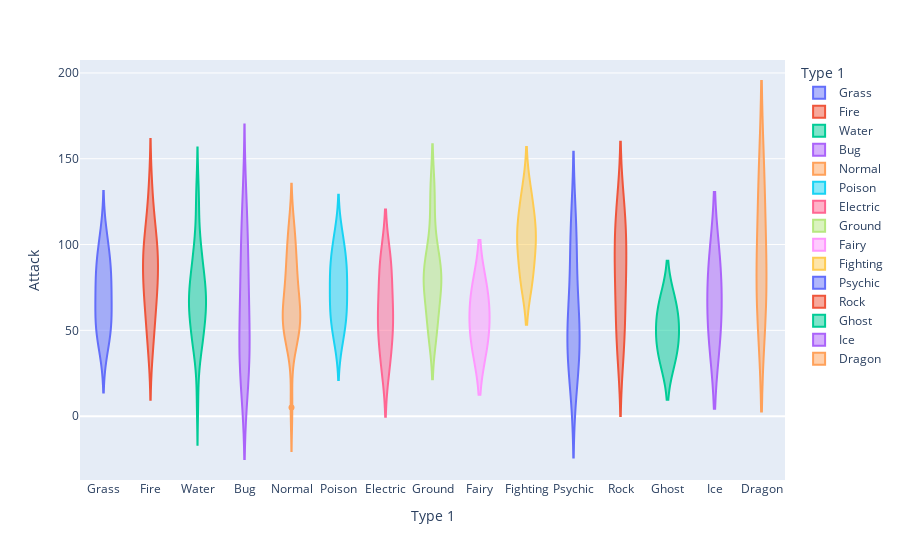

The code cell stored with this chart in its notebook:
### Code cell
fig=px.violin(df,x='Type 1',y='Attack',color='Type 1')
fig.show()

### Figure 1 — Plotly figure (JSON) as saved in the notebook; plotly's stock layout.template omitted (floating-point values rounded to 4 significant figures)
{"data": [{"alignmentgroup": "True", "box": {"visible": false}, "hovertemplate": "Type 1=%{x}<br>Attack=%{y}<extra></extra>", "legendgroup": "Grass", "marker": {"color": "#636efa"}, "name": "Grass", "offsetgroup": "Grass", "orientation": "v", "scalegroup": "True", "showlegend": true, "type": "violin", "x": ["Grass", "Grass", "Grass", "Grass", "Grass", "Grass", "Grass", "Grass", "Grass", "Grass", "Grass", "Grass"], "x0": " ", "xaxis": "x", "y": [49, 62, 82, 50, 65, 80, 75, 90, 105, 40, 95, 55], "y0": " ", "yaxis": "y"}, {"alignmentgroup": "True", "box": {"visible": false}, "hovertemplate": "Type 1=%{x}<br>Attack=%{y}<extra></extra>", "legendgroup": "Fire", "marker": {"color": "#EF553B"}, "name": "Fire", "offsetgroup": "Fire", "orientation": "v", "scalegroup": "True", "showlegend": true, "type": "violin", "x": ["Fire", "Fire", "Fire", "Fire", "Fire", "Fire", "Fire", "Fire", "Fire", "Fire", "Fire", "Fire"], "x0": " ", "xaxis": "x", "y": [52, 64, 84, 41, 76, 70, 110, 85, 100, 95, 130, 100], "y0": " ", "yaxis": "y"}, {"alignmentgroup": "True", "box": {"visible": false}, "hovertemplate": "Type 1=%{x}<br>Attack=%{y}<extra></extra>", "legendgroup": "Water", "marker": {"color": "#00cc96"}, "name": "Water", "offsetgroup": "Water", "orientation": "v", "scalegroup": "True", "showlegend": true, "type": "violin", "x": ["Water", "Water", "Water", "Water", "Water", "Water", "Water", "Water", "Water", "Water", "Water", "Water", "Water", "Water", "Water", "Water", "Water", "Water", "Water", "Water", "Water", "Water", "Water", "Water", "Water", "Water", "Water", "Water"], "x0": " ", "xaxis": "x", "y": [48, 63, 83, 52, 82, 50, 65, 95, 40, 70, 65, 75, 45, 70, 65, 95, 105, 130, 40, 65, 67, 92, 45, 75, 10, 125, 85, 65], "y0": " ", "yaxis": "y"}, {"alignmentgroup": "True", "box": {"visible": false}, "hovertemplate": "Type 1=%{x}<br>Attack=%{y}<extra></extra>", "legendgroup": "Bug", "marker": {"color": "#ab63fa"}, "name": "Bug", "offsetgroup": "Bug", "orientation": "v", "scalegroup": "True", "showlegend": true, "type": "violin", "x": ["Bug", "Bug", "Bug", "Bug", "Bug", "Bug", "Bug", "Bug", "Bug", "Bug", "Bug", "Bug"], "x0": " ", "xaxis": "x", "y": [30, 20, 45, 35, 25, 90, 70, 95, 55, 65, 110, 125], "y0": " ", "yaxis": "y"}, {"alignmentgroup": "True", "box": {"visible": false}, "hovertemplate": "Type 1=%{x}<br>Attack=%{y}<extra></extra>", "legendgroup": "Normal", "marker": {"color": "#FFA15A"}, "name": "Normal", "offsetgroup": "Normal", "orientation": "v", "scalegroup": "True", "showlegend": true, "type": "violin", "x": ["Normal", "Normal", "Normal", "Normal", "Normal", "Normal", "Normal", "Normal", "Normal", "Normal", "Normal", "Normal", "Normal", "Normal", "Normal", "Normal", "Normal", "Normal", "Normal", "Normal", "Normal", "Normal"], "x0": " ", "xaxis": "x", "y": [45, 60, 80, 56, 81, 60, 90, 45, 70, 45, 70, 65, 85, 110, 55, 5, 95, 100, 48, 55, 60, 110], "y0": " ", "yaxis": "y"}, {"alignmentgroup": "True", "box": {"visible": false}, "hovertemplate": "Type 1=%{x}<br>Attack=%{y}<extra></extra>", "legendgroup": "Poison", "marker": {"color": "#19d3f3"}, "name": "Poison", "offsetgroup": "Poison", "orientation": "v", "scalegroup": "True", "showlegend": true, "type": "violin", "x": ["Poison", "Poison", "Poison", "Poison", "Poison", "Poison", "Poison", "Poison", "Poison", "Poison", "Poison", "Poison", "Poison", "Poison"], "x0": " ", "xaxis": "x", "y": [60, 85, 47, 62, 92, 57, 72, 102, 45, 80, 80, 105, 65, 90], "y0": " ", "yaxis": "y"}, {"alignmentgroup": "True", "box": {"visible": false}, "hovertemplate": "Type 1=%{x}<br>Attack=%{y}<extra></extra>", "legendgroup": "Electric", "marker": {"color": "#FF6692"}, "name": "Electric", "offsetgroup": "Electric", "orientation": "v", "scalegroup": "True", "showlegend": true, "type": "violin", "x": ["Electric", "Electric", "Electric", "Electric", "Electric", "Electric", "Electric", "Electric", "Electric"], "x0": " ", "xaxis": "x", "y": [55, 90, 35, 60, 30, 50, 83, 65, 90], "y0": " ", "yaxis": "y"}, {"alignmentgroup": "True", "box": {"visible": false}, "hovertemplate": "Type 1=%{x}<br>Attack=%{y}<extra></extra>", "legendgroup": "Ground", "marker": {"color": "#B6E880"}, "name": "Ground", "offsetgroup": "Ground", "orientation": "v", "scalegroup": "True", "showlegend": true, "type": "violin", "x": ["Ground", "Ground", "Ground", "Ground", "Ground", "Ground", "Ground", "Ground"], "x0": " ", "xaxis": "x", "y": [75, 100, 55, 80, 50, 80, 85, 130], "y0": " ", "yaxis": "y"}, {"alignmentgroup": "True", "box": {"visible": false}, "hovertemplate": "Type 1=%{x}<br>Attack=%{y}<extra></extra>", "legendgroup": "Fairy", "marker": {"color": "#FF97FF"}, "name": "Fairy", "offsetgroup": "Fairy", "orientation": "v", "scalegroup": "True", "showlegend": true, "type": "violin", "x": ["Fairy", "Fairy"], "x0": " ", "xaxis": "x", "y": [45, 70], "y0": " ", "yaxis": "y"}, {"alignmentgroup": "True", "box": {"visible": false}, "hovertemplate": "Type 1=%{x}<br>Attack=%{y}<extra></extra>", "legendgroup": "Fighting", "marker": {"color": "#FECB52"}, "name": "Fighting", "offsetgroup": "Fighting", "orientation": "v", "scalegroup": "True", "showlegend": true, "type": "violin", "x": ["Fighting", "Fighting", "Fighting", "Fighting", "Fighting", "Fighting", "Fighting"], "x0": " ", "xaxis": "x", "y": [80, 105, 80, 100, 130, 120, 105], "y0": " ", "yaxis": "y"}, {"alignmentgroup": "True", "box": {"visible": false}, "hovertemplate": "Type 1=%{x}<br>Attack=%{y}<extra></extra>", "legendgroup": "Psychic", "marker": {"color": "#636efa"}, "name": "Psychic", "offsetgroup": "Psychic", "orientation": "v", "scalegroup": "True", "showlegend": true, "type": "violin", "x": ["Psychic", "Psychic", "Psychic", "Psychic", "Psychic", "Psychic", "Psychic", "Psychic"], "x0": " ", "xaxis": "x", "y": [20, 35, 50, 48, 73, 45, 110, 100], "y0": " ", "yaxis": "y"}, {"alignmentgroup": "True", "box": {"visible": false}, "hovertemplate": "Type 1=%{x}<br>Attack=%{y}<extra></extra>", "legendgroup": "Rock", "marker": {"color": "#EF553B"}, "name": "Rock", "offsetgroup": "Rock", "orientation": "v", "scalegroup": "True", "showlegend": true, "type": "violin", "x": ["Rock", "Rock", "Rock", "Rock", "Rock", "Rock", "Rock", "Rock", "Rock"], "x0": " ", "xaxis": "x", "y": [80, 95, 120, 45, 40, 60, 80, 115, 105], "y0": " ", "yaxis": "y"}, {"alignmentgroup": "True", "box": {"visible": false}, "hovertemplate": "Type 1=%{x}<br>Attack=%{y}<extra></extra>", "legendgroup": "Ghost", "marker": {"color": "#00cc96"}, "name": "Ghost", "offsetgroup": "Ghost", "orientation": "v", "scalegroup": "True", "showlegend": true, "type": "violin", "x": ["Ghost", "Ghost", "Ghost"], "x0": " ", "xaxis": "x", "y": [35, 50, 65], "y0": " ", "yaxis": "y"}, {"alignmentgroup": "True", "box": {"visible": false}, "hovertemplate": "Type 1=%{x}<br>Attack=%{y}<extra></extra>", "legendgroup": "Ice", "marker": {"color": "#ab63fa"}, "name": "Ice", "offsetgroup": "Ice", "orientation": "v", "scalegroup": "True", "showlegend": true, "type": "violin", "x": ["Ice", "Ice"], "x0": " ", "xaxis": "x", "y": [50, 85], "y0": " ", "yaxis": "y"}, {"alignmentgroup": "True", "box": {"visible": false}, "hovertemplate": "Type 1=%{x}<br>Attack=%{y}<extra></extra>", "legendgroup": "Dragon", "marker": {"color": "#FFA15A"}, "name": "Dragon", "offsetgroup": "Dragon", "orientation": "v", "scalegroup": "True", "showlegend": true, "type": "violin", "x": ["Dragon", "Dragon", "Dragon"], "x0": " ", "xaxis": "x", "y": [64, 84, 134], "y0": " ", "yaxis": "y"}], "layout": {"legend": {"title": {"text": "Type 1"}, "tracegroupgap": 0}, "margin": {"t": 60}, "violinmode": "overlay", "xaxis": {"anchor": "y", "categoryarray": ["Grass", "Fire", "Water", "Bug", "Normal", "Poison", "Electric", "Ground", "Fairy", "Fighting", "Psychic", "Rock", "Ghost", "Ice", "Dragon"], "categoryorder": "array", "domain": [0, 1], "title": {"text": "Type 1"}}, "yaxis": {"anchor": "x", "domain": [0, 1], "title": {"text": "Attack"}}}}
